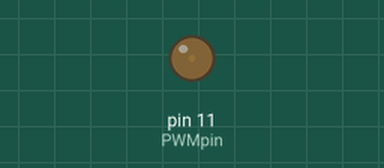
Recording of a sketch running on a simulated Arduino Uno, built with avr-gcc and run on an emulated ATmega328P. On the bench: output pins drawn as LEDs (lit = HIGH).

Above: at 0.05 s.
At 1.15 s:
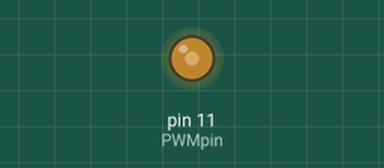
At 2.3 s:
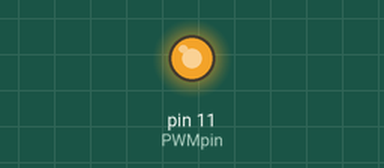
At 4.55 s:
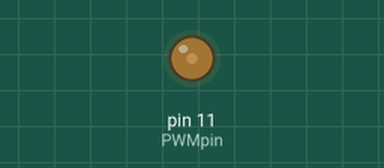
Timing chart, 0 to 6.6 s (numbered marks = the images above):
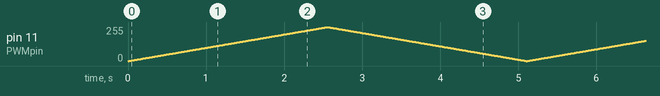

The sketch:

lezione_3_pwm.ino
```cpp
/*
  LED dimming with PWM (Pulse Width Modulation

 esercitazione lezione 3 corso Arduino 2019 Golem

  Vincenzo Nesta
*/

const byte PWMpin = 11;

void setup() {
  pinMode(PWMpin, OUTPUT);
  }

void loop() {// Accensione
  for (byte dim = 0; dim < 255; dim++) {
      analogWrite(PWMpin, dim);
      delay(10);
      }
    // Spegnimento
    for (byte dim = 255; dim > 0; dim--) {
      analogWrite(PWMpin, dim);
      delay(10);
      }
  }
```
